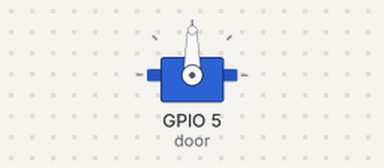
Recording of a sketch running on a simulated ESP8266 (NodeMCU). Parts: servo. WiFi joins after 1.5 s; servers stay silent unless stated; the Firebase database answers and starts empty; what the sketch prints to the serial monitor is not drawn.

Above: at 0.1 s.
At 2.7 s:
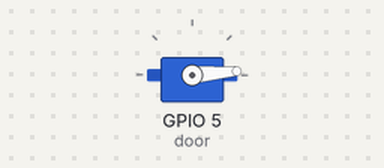
Timing chart, 0 to 4.2 s (numbered marks = the images above):
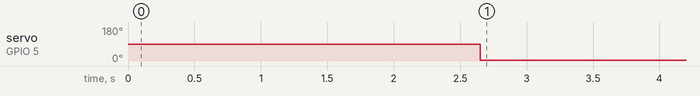

The sketch:

FingerPrintDoorAuthArduino.ino
```cpp
#include <ESP8266WiFi.h>
#include <FirebaseArduino.h>
#include <Servo.h>


#define FIREBASE_HOST "door-automation.firebaseio.com"
#define FIREBASE_AUTH "eeBGofaBRo87hfqYih0N1ouE1WwbBnFBitCGgnAg"
#define WIFI_SSID "LAZARUS"
#define WIFI_PASSWORD "select * from Biggie{7520}#"

Servo door;
int state;

void setup() {
  door.attach(5);
  Serial.begin(115200);
 // connect to wifi.
  WiFi.begin(WIFI_SSID, WIFI_PASSWORD);
  Serial.print("connecting");

 while (WiFi.status() != WL_CONNECTED) {
  Serial.print(".");
  delay(500);
 }

 Serial.println();
 Serial.print("connected: ");
 Serial.println(WiFi.localIP());

 Firebase.begin(FIREBASE_HOST, FIREBASE_AUTH);

}

void openDoor(){
  door.write(90);
}
void closeDoor(){
  door.write(5);
}

void loop() {
  delay(1000);
  state = Firebase.getInt("servo_state");

// get value
  Serial.print("servo_state: ");
  Serial.println(state);
  if(state == 1){
    openDoor();
  }else{
    closeDoor();
  }
  // digitalWrite(Relay_1, !state_1);
  Serial.println("________________________");
  delay(100);
}
```

Measured:
- by itself, servo on GPIO 5 (door): 90° → 5° at 2.7 s
